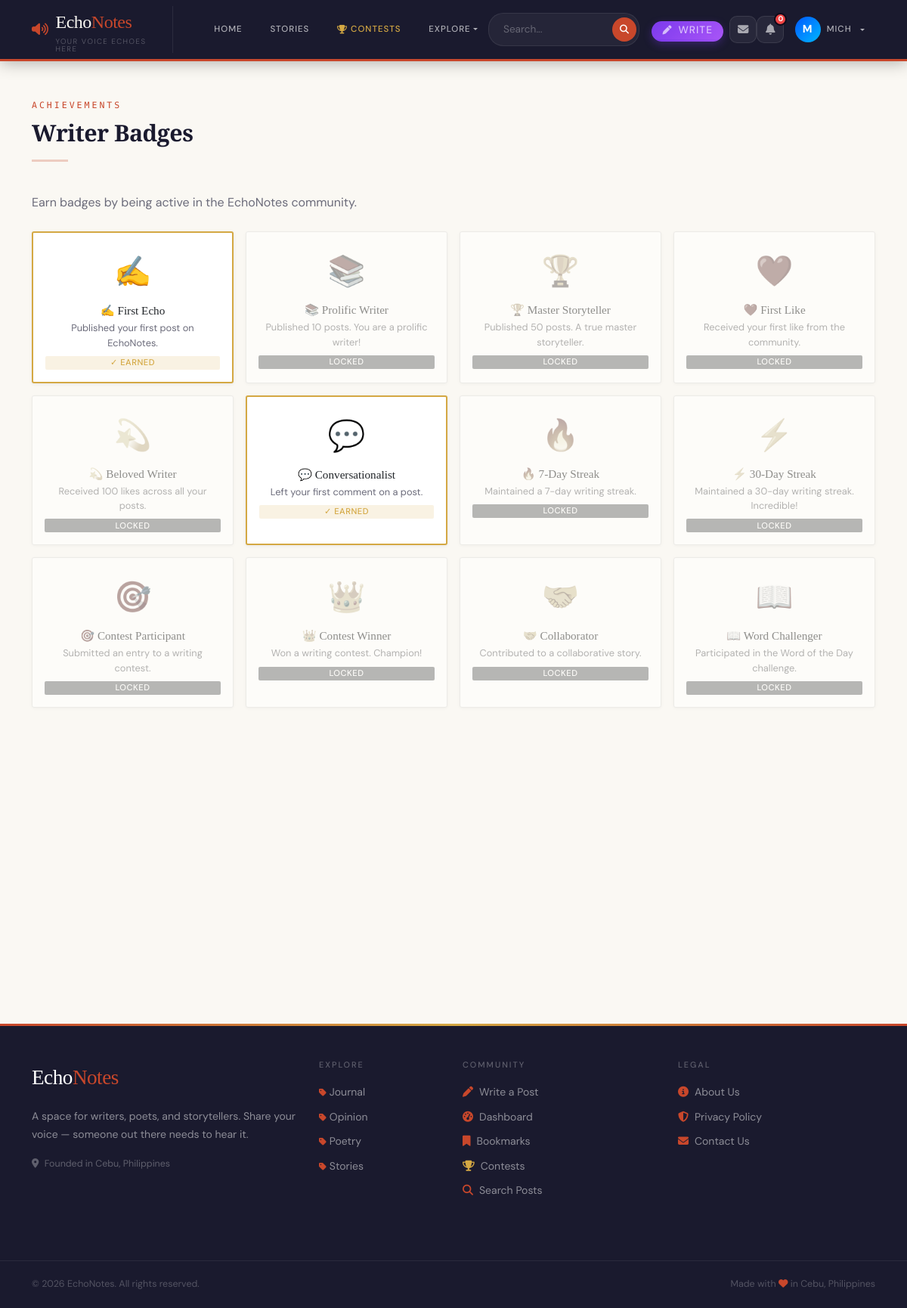
Page /badges/ (signed in) on the committed database.
### blog/models.py (models this page shows, shortened)
class Badge(models.Model):
    BADGE_CHOICES = [
        ('first_post', '✍️ First Echo'),
        ('ten_posts', '📚 Prolific Writer'),
        ('fifty_posts', '🏆 Master Storyteller'),
        ('first_like', '❤️ First Like'),
        ('hundred_likes', '💫 Beloved Writer'),
        ('first_comment', '💬 Conversationalist'),
        ('streak_7', '🔥 7-Day Streak'),
        ('streak_30', '⚡ 30-Day Streak'),
        ('contest_entry', '🎯 Contest Participant'),
        ('contest_winner', '👑 Contest Winner'),
        ('collab_story', '🤝 Collaborator'),
        ('word_challenge', '📖 Word Challenger'),
    ]
    name = models.CharField(max_length=50, choices=BADGE_CHOICES, unique=True)
    description = models.TextField()
    icon = models.CharField(max_length=10)

class Category(models.Model):
    name = models.CharField(max_length=100, unique=True)
    slug = models.SlugField(max_length=100, unique=True)
    description = models.TextField(blank=True)
    class Meta:
        verbose_name_plural = 'Categories'
        ordering = ['name']

### blog/views.py (the view)
# urls.py: path('badges/', views.badges_page, name='badges'),
def badges_page(request):
    user_badge_names = list(UserBadge.objects.filter(user=request.user).values_list('badge__name', flat=True)) if request.user.is_authenticated else []
    return render(request, 'badges.html', {'all_badges': Badge.objects.all(), 'user_badge_names': user_badge_names})

### blog/context_processors.py (called while the page is built)
def categories(request):
    from .models import Category
    return {'categories': Category.objects.all()}

### blog/templates/badges.html (shortened to what this page needs)
{% extends 'base.html' %}
{% block content %}
<div class="container py-5">
    <div class="mb-4">
        <span class="section-eyebrow">Achievements</span>
        <h1 class="section-title">Writer Badges</h1>
        <hr class="section-divider">
        <p class="text-muted">Earn badges by being active in the EchoNotes community.</p>
    </div>
    {% if user.is_authenticated %}
    <div class="row g-3 mb-5">
        {% for badge in all_badges %}
        <div class="col-md-4 col-lg-3">
            <div class="card text-center p-3 h-100"
                 style="{% if badge.name in user_badge_names %}border:2px solid var(--gold){% else %}opacity:0.5;filter:grayscale(0.8){% endif %}">
                <div style="font-size:2.5rem;margin-bottom:0.5rem">{{ badge.icon }}</div>
                <h6 style="font-family:var(--font-display);font-size:0.95rem;margin-bottom:0.25rem">
                    {{ badge.get_name_display }}
                </h6>
                <p class="text-muted mb-2" style="font-size:0.8rem;line-height:1.5">{{ badge.description }}</p>
                {% if badge.name in user_badge_names %}
                    <span class="badge" style="background:rgba(212,168,67,0.15);color:var(--gold);font-size:0.7rem">✓ Earned</span>
                {% else %}
                    <span class="badge bg-secondary" style="font-size:0.7rem">Locked</span>
                {% endif %}
            </div>
        </div>
        {% empty %}
        <div class="col-12 text-center py-5">
            <p class="text-muted">No badges set up yet. Run: <code>python manage.py shell</code> then <code>from blog.badges import ensure_badges_exist; ensure_badges_exist()</code></p>
        </div>
        {% endfor %}
    </div>
    {% else %}
    <div class="alert alert-info">
        <a href="{% url 'login' %}" class="alert-link">Login</a> to see your earned badges.
    </div>
    {% endif %}
</div>
{% endblock %}

### blog/templates/base.html (shortened to what this page needs)
<!DOCTYPE html>
<html lang="en">
<head>
    <link href="https://cdn.jsdelivr.net/npm/bootstrap@5.3.0/dist/css/bootstrap.min.css" rel="stylesheet">
    <link rel="stylesheet" href="https://cdnjs.cloudflare.com/ajax/libs/font-awesome/6.4.0/css/all.min.css">
    {% load static %}
    <link rel="stylesheet" href="{% static 'css/style.css' %}?v=1.0.1">
<body>
<nav class="echonav navbar navbar-expand-lg">
    <div class="container">
        <a class="echo-brand" href="{% url 'landing' %}">
            <i class="fas fa-volume-up" style="color:var(--accent);font-size:1.1rem"></i>
            <div>
                Echo<span>Notes</span>
                <small>Your voice echoes here</small>
            </div>
        </a>
        <div class="collapse navbar-collapse" id="navbarNav">
            <ul class="navbar-nav me-auto mb-2 mb-lg-0 align-items-lg-center" style="gap: 0.5rem; margin-left: 1.5rem;">
                <li class="nav-item">
                    <a class="nav-link" href="{% url 'landing' %}">Home</a>
                </li>
                <li class="nav-item">
                    <a class="nav-link" href="{% url 'story-list' %}">Stories</a>
                </li>
                <li class="nav-item">
                    <a class="nav-link highlight" href="{% url 'contest-list' %}">
                        <i class="fas fa-trophy me-1" style="color:var(--gold)"></i>Contests
                    </a>
                </li>
                <li class="nav-item dropdown">
                    <a class="nav-link dropdown-toggle" href="#" id="exploreDropdown" role="button" data-bs-toggle="dropdown" aria-expanded="false">
                        Explore
                    </a>
                </li>
            </ul>
            <div class="d-flex align-items-lg-center gap-3">
                <form class="echo-search d-flex align-items-center m-0" action="{% url 'search' %}" method="GET" style="background: rgba(255,255,255,0.05); border-radius: 20px; padding: 3px; border: 1px solid rgba(255,255,255,0.08);">
                    <input type="search" name="q" placeholder="Search..." required class="border-0 bg-transparent text-white px-3" style="outline: none; font-size: 0.85rem; width: 160px;">
                    <button type="submit" class="border-0 rounded-circle d-flex justify-content-center align-items-center" style="background: var(--accent); width: 32px; height: 32px; color: white;"><i class="fas fa-search" style="font-size: 0.75rem;"></i></button>
                </form>
                <ul class="navbar-nav align-items-lg-center m-0">
                    {% if user.is_authenticated %}
                        <li class="nav-item me-2 d-none d-lg-block">
                            <a class="nav-link py-1 px-3 text-white" href="{% url 'create-post' %}" style="background: linear-gradient(135deg, #7c3aed, #a855f7); border-radius: 20px; font-size: 0.85rem; font-weight: 500; display: inline-flex; align-items: center; box-shadow: 0 4px 12px rgba(124,58,237,0.3);">
                                <i class="fas fa-pen me-2" style="font-size: 0.75rem;"></i> Write
                            </a>
                        </li>
                        {% if user.is_authenticated %}
                        <li class="nav-item">
                          <a href="{% url 'inbox' %}" class="notif-icon-btn" title="Messages" style="text-decoration:none">
                            <i class="fas fa-envelope"></i>
                          </a>
                        </li>
                        <li class="nav-item" style="position:relative">
                          <button id="notif-bell-btn" class="notif-icon-btn" title="Notifications">
                            <i class="fas fa-bell"></i>
                            <span id="notif-badge" class="notif-badge" style="display:none">0</span>
                          </button>
                        </li>
                        {% endif %}
                        <li class="nav-item dropdown">
                            <a class="nav-link dropdown-toggle d-flex align-items-center gap-2" href="#" id="profileDropdown" role="button" data-bs-toggle="dropdown" aria-expanded="false" style="padding: 0.2rem 1rem;">
                                <div class="rounded-circle d-flex justify-content-center align-items-center" style="width: 34px; height: 34px; background: linear-gradient(135deg,rgb(0, 89, 255),rgb(0, 183, 255)); color: white; font-weight: bold; font-size: 0.9rem;">
                                    {{ user.username|make_list|first|upper }}
                                </div>
                                <span class="d-none d-lg-block">{{ user.username }}</span>
                            </a>
                        </li>
                    {% endif %}
                </ul>
            </div>
        </div>
    </div>
</nav>
<main>
    {% block content %}{% endblock %}
</main>
<footer class="echo-footer mt-5">
    <div class="container py-5">
        <div class="row">
            <div class="col-lg-4 mb-4">
                <div class="echo-footer-brand mb-3">Echo<span>Notes</span></div>
                <p style="color:rgba(255,255,255,0.5);font-size:0.875rem;line-height:1.7">
                    A space for writers, poets, and storytellers.
                    Share your voice — someone out there needs to hear it.
                </p>
                <p style="color:rgba(255,255,255,0.3);font-size:0.78rem">
                    <i class="fas fa-map-marker-alt me-1"></i> Founded in Cebu, Philippines
                </p>
            </div>
            <div class="col-lg-2 col-md-4 mb-4">
    <h6>Explore</h6>
    <ul class="list-unstyled mb-0">
        {% for category in categories %}
            <li style="margin-bottom:0.5rem;">
                <a href="{% url 'category-posts' category.slug %}">
                    <i class="fas fa-tag me-1" style="font-size:0.7rem;color:var(--accent)"></i>{{ category.name }}
                </a>
            </li>
        {% empty %}
            <li><a href="{% url 'landing' %}">All Posts</a></li>
        {% endfor %}
    </ul>
    </div>
            <div class="col-lg-3 col-md-4 mb-4">
                <h6>Community</h6>
                {% if user.is_authenticated %}
                    <a href="{% url 'create-post' %}"><i class="fas fa-pen me-2" style="color:var(--accent)"></i>Write a Post</a>
                    <a href="{% url 'dashboard' %}"><i class="fas fa-tachometer-alt me-2" style="color:var(--accent)"></i>Dashboard</a>
                    <a href="{% url 'my-bookmarks' %}"><i class="fas fa-bookmark me-2" style="color:var(--accent)"></i>Bookmarks</a>
                    <a href="{% url 'contest-list' %}"><i class="fas fa-trophy me-2" style="color:var(--gold)"></i>Contests</a>
                {% endif %}
                <a href="{% url 'search' %}?q="><i class="fas fa-search me-2" style="color:var(--accent)"></i>Search Posts</a>
            </div>
            <div class="col-lg-3 col-md-4 mb-4">
                <h6>Legal</h6>
                <a href="{% url 'about' %}"><i class="fas fa-info-circle me-2" style="color:var(--accent)"></i>About Us</a>
                <a href="{% url 'privacy-policy' %}"><i class="fas fa-shield-alt me-2" style="color:var(--accent)"></i>Privacy Policy</a>
                <a href="{% url 'contact' %}"><i class="fas fa-envelope me-2" style="color:var(--accent)"></i>Contact Us</a>
            </div>
        </div>
    </div>
    <div class="echo-footer-bottom">
        <div class="container d-flex justify-content-between flex-wrap gap-2">
            <span>© {% now "Y" %} EchoNotes. All rights reserved.</span>
            <span>Made with <i class="fas fa-heart" style="color:var(--accent)"></i> in Cebu, Philippines</span>
        </div>
    </div>
</footer>
</body>
</html>

### blog/templates/base.html (style rules this page uses)
.notif-icon-btn { width: 36px; height: 36px; border-radius: 10px; background: rgba(255,255,255,0.06); border: 1px solid rgba(255,255,255,0.09); color: rgba(255,255,255,0.6); display: flex; align-items: center; justify-content: center; font-size: 0.9rem; cursor: pointer; position: relative; transition: all 0.18s; text-decoration: none; }
.notif-badge { position: absolute; top: -5px; right: -5px; min-width: 17px; height: 17px; border-radius: 50%; background: #ef4444; color: white; font-size: 0.6rem; font-weight: 700; font-family: 'DM Sans', sans-serif; display: flex !important; align-items: center; justify-content: center; border: 2px solid #0f0a1a; padding: 0 3px; }

### rows in the picture
Badge: icon "✍️", name "✍️ First Echo", description "Published your first post on EchoNotes.", shows "✓ EARNED"
Badge: icon "📚", name "📚 Prolific Writer", description "Published 10 posts. You are a prolific writer!", shows "LOCKED"
Badge: icon "🏆", name "🏆 Master Storyteller", description "Published 50 posts. A true master storyteller.", shows "LOCKED"
Badge: icon "❤️", name "❤️ First Like", description "Received your first like from the community.", shows "LOCKED"
Badge: icon "💫", name "💫 Beloved Writer", description "Received 100 likes across all your posts.", shows "LOCKED"
Badge: icon "💬", name "💬 Conversationalist", description "Left your first comment on a post.", shows "✓ EARNED"
Badge: icon "🔥", name "🔥 7-Day Streak", description "Maintained a 7-day writing streak.", shows "LOCKED"
Badge: icon "⚡", name "⚡ 30-Day Streak", description "Maintained a 30-day writing streak. Incredible!", shows "LOCKED"
Badge: icon "🎯", name "🎯 Contest Participant", description "Submitted an entry to a writing contest.", shows "LOCKED"
Badge: icon "👑", name "👑 Contest Winner", description "Won a writing contest. Champion!", shows "LOCKED"
Badge: icon "🤝", name "🤝 Collaborator", description "Contributed to a collaborative story.", shows "LOCKED"
Badge: icon "📖", name "📖 Word Challenger", description "Participated in the Word of the Day challenge.", shows "LOCKED"
Category: name "Journal"
Category: name "Opinion"
Category: name "Poetry"
Category: name "Stories"

### other values in the picture
{{ user.username|make_list|first|upper }} "M"
{{ user.username }} "MICH"
